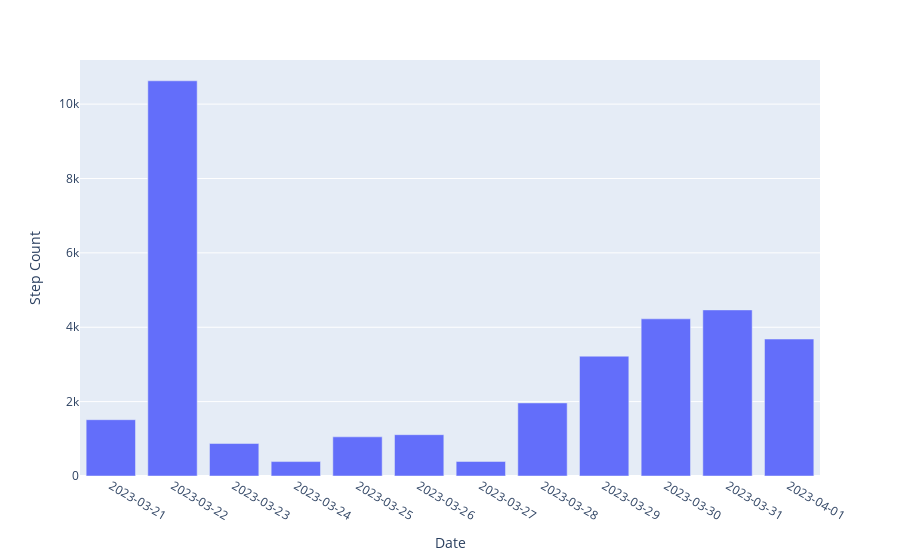

Notebook code cell kept with this figure:
### Code cell
fig = px.bar(steps_per_day,x='Date',y='Step Count')
fig.update_xaxes(type='category')
fig.show()

### Figure 1 — Plotly figure (JSON) as saved in the notebook; plotly's stock layout.template omitted (floating-point values rounded to 4 significant figures)
{"data": [{"alignmentgroup": "True", "hovertemplate": "Date=%{x}<br>Step Count=%{y}<extra></extra>", "legendgroup": "", "marker": {"color": "#636efa", "pattern": {"shape": ""}}, "name": "", "offsetgroup": "", "orientation": "v", "showlegend": false, "textposition": "auto", "type": "bar", "x": ["2023-03-21", "2023-03-22", "2023-03-23", "2023-03-24", "2023-03-25", "2023-03-26", "2023-03-27", "2023-03-28", "2023-03-29", "2023-03-30", "2023-03-31", "2023-04-01"], "xaxis": "x", "y": [1514, 10627, 873, 388, 1053, 1111, 391, 1965, 3222, 4226, 4466, 3683], "yaxis": "y"}], "layout": {"barmode": "relative", "legend": {"tracegroupgap": 0}, "margin": {"t": 60}, "xaxis": {"anchor": "y", "domain": [0, 1], "title": {"text": "Date"}, "type": "category"}, "yaxis": {"anchor": "x", "domain": [0, 1], "title": {"text": "Step Count"}}}}
